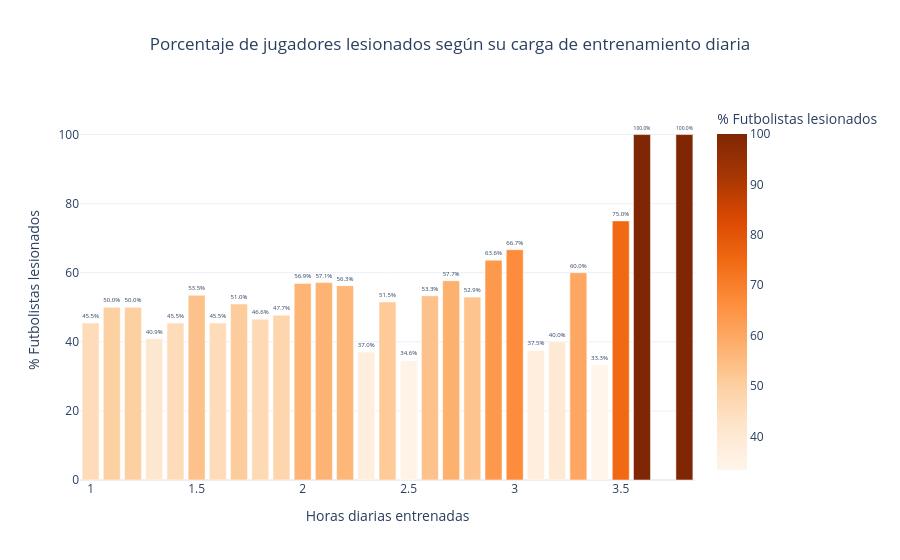

The code cell stored with this chart in its notebook:
### Markdown cell above
##### Pintamos estadísticas relacionadas con la carga de entrenamiento y competición

### Code cell
# Mostramos qué porcentaje de jugadores se han lesionado esta temporada en base al número de lesiones previas
trainingHoursDayInjury = df_csv.groupby('Training_Hours_Per_Day')['Injury_Current_Season'].mean()*100

trainingHoursDayInjury = trainingHoursDayInjury.reset_index()
trainingHoursDayInjury.columns = ['Training_Hours_Per_Day', 'Injured_Players']

# px.bar() crea un gráfico de barras interactivo.
fig = px.bar(
    trainingHoursDayInjury,
    x='Training_Hours_Per_Day',
    y='Injured_Players',
    title='Porcentaje de jugadores lesionados según su carga de entrenamiento diaria',
    labels={
        'Training_Hours_Per_Day': 'Horas diarias entrenadas',
        'Injured_Players': '% Futbolistas lesionados'
    },
    color='Injured_Players',
    color_continuous_scale='Oranges'
)

# fig.update_traces() pinta los porcentajes encima de las barras.
# texttemplate='%{text:,.0f}' formatea el texto con separador de miles.
# textposition='outside' coloca el texto fuera de la barra.
fig.update_traces(texttemplate='%{y:.1f}%', textposition='outside')

#fig.update_layout(template='plotly_white') pone el fondo de color blanco
#fig.update_yaxes(range=[0, 110]) pone la altura del eje Y
fig.update_layout(template='plotly_white', title_x=0.5)
fig.update_yaxes(range=[0, 110])

fig.show()

### Figure 1 — Plotly figure (JSON) as saved in the notebook; plotly's stock layout.template omitted (floating-point values rounded to 4 significant figures)
{"data": [{"hovertemplate": "Horas diarias entrenadas=%{x}<br>% Futbolistas lesionados=%{marker.color}<extra></extra>", "legendgroup": "", "marker": {"color": [45.45, 50.0, 50.0, 40.91, 45.45, 53.49, 45.45, 50.98, 46.55, 47.69, 56.9, 57.14, 56.25, 37.04, 51.52, 34.62, 53.33, 57.69, 52.94, 63.64, 66.67, 37.5, 40.0, 60.0, 33.33, 75.0, 100.0, 100.0], "coloraxis": "coloraxis", "pattern": {"shape": ""}}, "name": "", "orientation": "v", "showlegend": false, "textposition": "outside", "texttemplate": "%{y:.1f}%", "type": "bar", "x": [1.0, 1.1, 1.2, 1.3, 1.4, 1.5, 1.6, 1.7, 1.8, 1.9, 2.0, 2.1, 2.2, 2.3, 2.4, 2.5, 2.6, 2.7, 2.8, 2.9, 3.0, 3.1, 3.2, 3.3, 3.4, 3.5, 3.6, 3.8], "xaxis": "x", "y": [45.45, 50.0, 50.0, 40.91, 45.45, 53.49, 45.45, 50.98, 46.55, 47.69, 56.9, 57.14, 56.25, 37.04, 51.52, 34.62, 53.33, 57.69, 52.94, 63.64, 66.67, 37.5, 40.0, 60.0, 33.33, 75.0, 100.0, 100.0], "yaxis": "y"}], "layout": {"barmode": "relative", "coloraxis": {"colorbar": {"title": {"text": "% Futbolistas lesionados"}}, "colorscale": [[0, "rgb(255,245,235)"], [0.125, "rgb(254,230,206)"], [0.25, "rgb(253,208,162)"], [0.375, "rgb(253,174,107)"], [0.5, "rgb(253,141,60)"], [0.625, "rgb(241,105,19)"], [0.75, "rgb(217,72,1)"], [0.875, "rgb(166,54,3)"], [1, "rgb(127,39,4)"]]}, "legend": {"tracegroupgap": 0}, "title": {"text": "Porcentaje de jugadores lesionados según su carga de entrenamiento diaria", "x": 0.5}, "xaxis": {"anchor": "y", "domain": [0, 1], "title": {"text": "Horas diarias entrenadas"}}, "yaxis": {"anchor": "x", "domain": [0, 1], "range": [0, 110], "title": {"text": "% Futbolistas lesionados"}}}}
